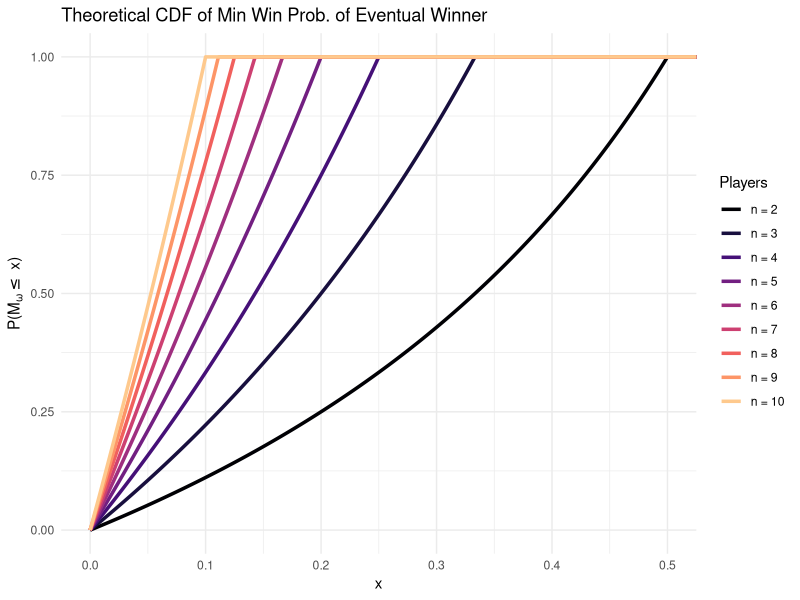

Write R code to recreate this figure.
library(tidyverse)

# Define the CDF F(M_omega) for symmetric n-player games
# From section 4.2.1: F_{M_omega}(x) = (n-1)x/(1-x) for x in [0, 1/n)
nplayer_cdf = function(x, n) {
  case_when(
    x < 0 ~ 0,
    x >= 0 & x < 1/n ~ (n - 1) * x / (1 - x),
    x >= 1/n ~ 1,
    TRUE ~ NA_real_
  )
}

# Create data for plotting
n_values = c(2, 3, 4, 5, 6, 7, 8, 9, 10)
x_values = seq(0, 1, by = 0.001)

# Function to format n labels
format_n_label = function(n) {
  sprintf("n = %d", n)
}

# CDF plot data
plot_data_cdf = expand_grid(
  n = n_values,
  x = x_values
) %>%
  mutate(
    cdf = map2_dbl(x, n, nplayer_cdf),
    n_label = factor(map_chr(n, format_n_label), 
                    levels = map_chr(n_values, format_n_label))
  ) %>%
  filter(!is.na(cdf))

# Create color palette using viridis magma (generate one extra and drop the brightest)
library(viridisLite)
gradient_colors = viridis(length(n_values) + 1, option = "magma")[1:length(n_values)]

# Create the CDF plot
p_cdf = ggplot(plot_data_cdf, aes(x = x, y = cdf, color = n_label)) +
  geom_line(linewidth = 1.2) +
  scale_color_manual(
    values = gradient_colors,
    labels = map_chr(n_values, format_n_label),
    name = "Players"
  ) +
  coord_cartesian(xlim = c(0, 0.5), ylim = c(0, 1)) +
  labs(
    title = "Theoretical CDF of Min Win Prob. of Eventual Winner",
    x = "x",
    y = expression("P(M"[omega] <= " x)")
  ) +
  theme_minimal() +
  theme(
    legend.position = "right"
  )

# Save the plot
ggsave("paper/figures/distributions/nplayer_cdf.png", p_cdf, width = 8, height = 5, dpi = 300)

print("Plot saved to paper/figures/distributions/nplayer_cdf.png")
